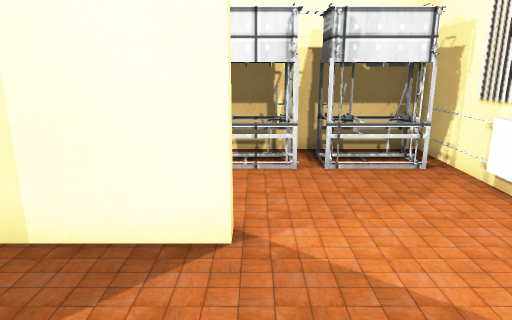
view 1 (above)

12 first-person views from a walk through a Unity game level. The camera is 1.2 m above the floor, tilts 14° down and sees 70° across. The floor is counted in squares, 0.5 m on a side. Each view is taken from the middle of a square. On the plan, view 1 faces up. The plan holds only what a view shows up to about 20 squares ahead; the rest is blank. The player character is not drawn. Some surface patterns are stand-ins.

view 2
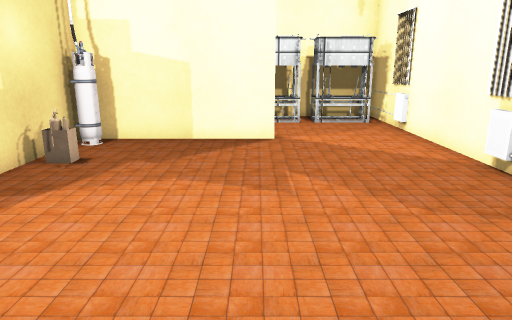

view 3
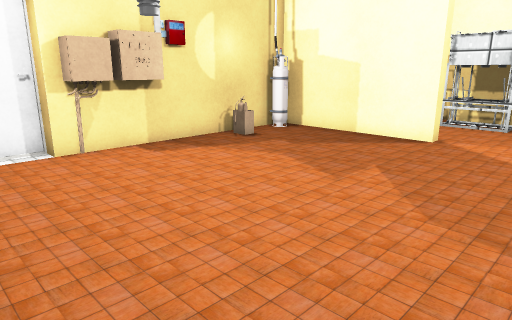

view 4
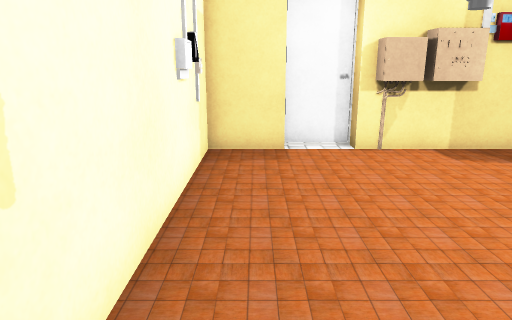

view 5
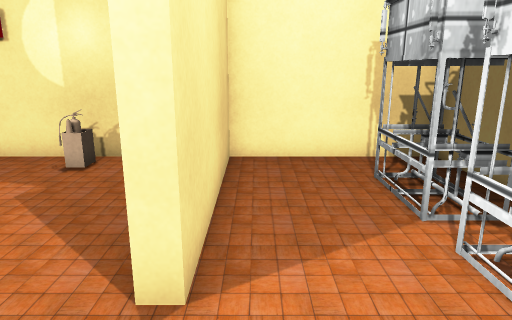

view 6
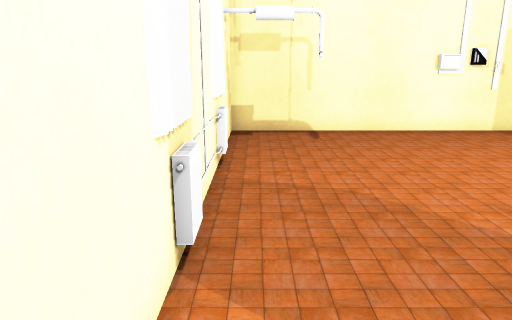

view 7
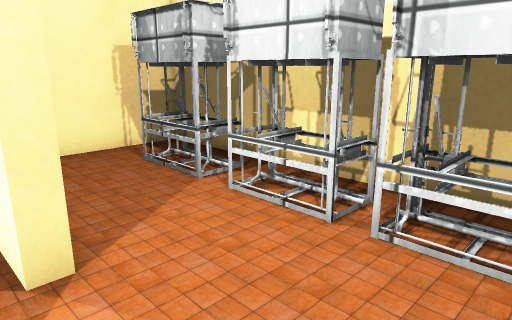

view 8
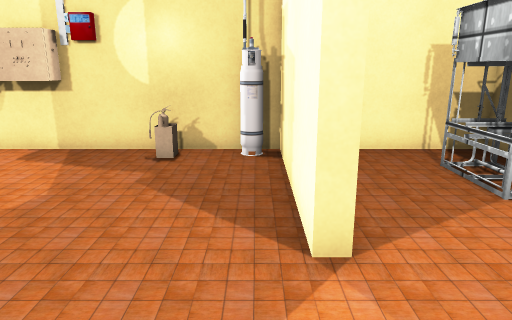

view 9
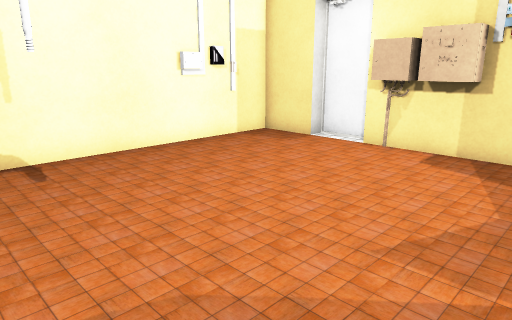

view 10
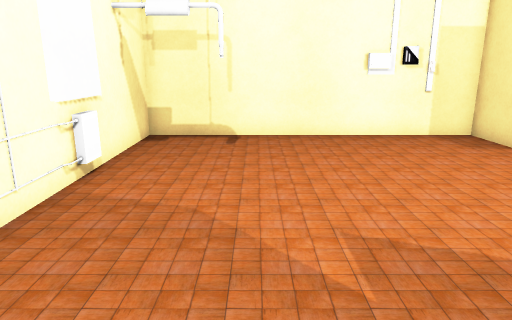

view 11
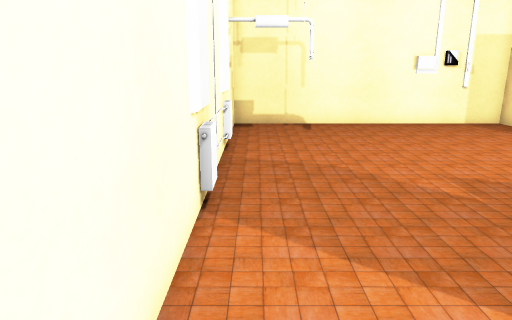

view 12
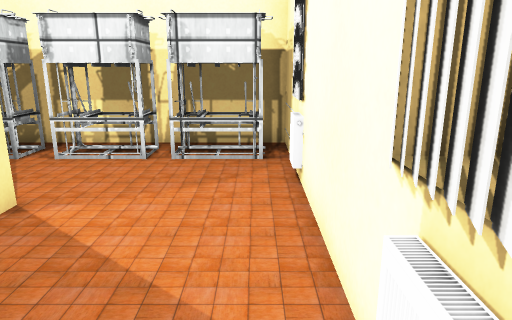

### Floor plan
Points are (right, up) in squares from view 1. A wall is a line through its corners. A room is listed if a view was taken in it or the views show most of it. See-through windows are left out.
Room 1 (views 1, 2, 3, 4, 5, 6, 7, 8, 9, 10, 11, 12)
walls: (-0.3, 4.7) (-7, 4.7) (-7, -5) (-7.8, -5) (-7.8, -7.1) (-7, -7.1) (-7, -9.5) (5, -9.5) (5, 11) (-7, 11) (-7, 5.3) (-0.3, 5.3) (-0.3, 4.7); (4.8, 1) (5, 1.6); (4.8, 0) (5.2, 1.3); (-6.3, 4.1) (-6.3, 3.6) (-6.8, 3.6); (-6.2, -2.5) (-6.4, -3.1); (-7.1, -1.7) (-6.3, -1.7) (-6.3, -3.1); (-6.3, -3.4) (-6.3, -4.5) (-7.1, -4.5); (4.8, -3.9) (5.1, -3); (4.9, 6.6) (5.1, 7.1); (4.8, -4.8) (5, -4.1); (4.8, 7.1) (5.1, 8.1); (4.8, -5.3) (5, -4.9); (4.9, 7.9) (5.1, 8.3); (-4.8, -9.3) (-4.1, -9.3)
low walls: (-6.5, 1.7) (-5.8, 1.7) (-5.8, 1.1); (4.8, 0.1) (4.8, 1); (-6.8, -3.5) (-6.8, -4.4); (-6.8, -3.8) (-7.1, -4.4); (4.8, 6.3) (4.8, 7.4); (4.8, -4.8) (4.8, -3.9)
objects: tank (-5, 9) to (-3, 10); tank (-1, 9) to (1, 10); tank (2, 9) to (4, 10)

Positions as (right, up) in squares from view 1, and headings:
1: (0, 0), facing up
2: (-1, -8), facing up
3: (4, -8), facing up-left
4: (4, -8), facing left
5: (3, 6), facing left
6: (4, 5), facing down
7: (4, 4), facing up-left
8: (4, 4), facing left
9: (4, 1), facing down-left
10: (1, 4), facing down
11: (4, 7), facing down
12: (4, -1), facing up
